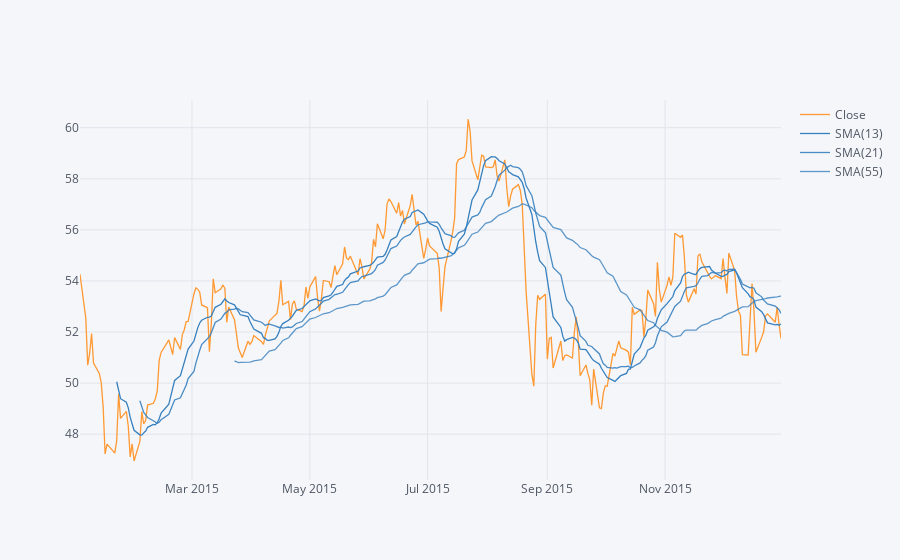

The notebook cell this image was saved under:
### Code cell
# simple moving average of CitiGroup
citi = C['Close'].loc['2015-01-01':'2016-01-01']
citi.ta_plot(study='sma', periods=[13, 21, 55], title='Simple Moving Averages')

### Figure 1 — Plotly figure (JSON) as saved in the notebook; plotly's stock layout.template omitted (floating-point values rounded to 4 significant figures; data arrays with more than 128 entries replaced by an {"elided": "..."} marker saying what was removed)
{"data": [{"line": {"color": "rgba(255, 153, 51, 1.0)", "dash": "solid", "shape": "linear", "width": 1.3}, "mode": "lines", "name": "Close", "text": "", "type": "scatter", "x": {"elided": "252 str values"}, "y": {"elided": "252 float values"}}, {"line": {"color": "rgba(55, 128, 191, 1.0)", "dash": "solid", "shape": "linear", "width": 1.3}, "mode": "lines", "name": "SMA(13)", "text": "", "type": "scatter", "x": {"elided": "252 str values"}, "y": {"elided": "252 mixed values"}}, {"line": {"color": "rgba(55, 128, 191, 0.8999999999999999)", "dash": "solid", "shape": "linear", "width": 1.3}, "mode": "lines", "name": "SMA(21)", "text": "", "type": "scatter", "x": {"elided": "252 str values"}, "y": {"elided": "252 mixed values"}}, {"line": {"color": "rgba(55, 128, 191, 0.7999999999999998)", "dash": "solid", "shape": "linear", "width": 1.3}, "mode": "lines", "name": "SMA(55)", "text": "", "type": "scatter", "x": {"elided": "252 str values"}, "y": {"elided": "252 mixed values"}}], "layout": {"legend": {"bgcolor": "#F5F6F9", "font": {"color": "#4D5663"}}, "paper_bgcolor": "#F5F6F9", "plot_bgcolor": "#F5F6F9", "title": {"font": {"color": "#4D5663"}}, "xaxis": {"gridcolor": "#E1E5ED", "showgrid": true, "tickfont": {"color": "#4D5663"}, "title": {"font": {"color": "#4D5663"}, "text": ""}, "zerolinecolor": "#E1E5ED"}, "yaxis": {"gridcolor": "#E1E5ED", "showgrid": true, "tickfont": {"color": "#4D5663"}, "title": {"font": {"color": "#4D5663"}, "text": ""}, "zerolinecolor": "#E1E5ED"}}}
